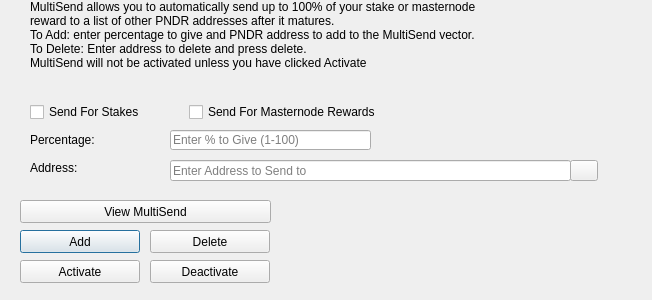
<?xml version="1.0" encoding="UTF-8"?>
<ui version="4.0">
 <class>MultiSendDialog</class>
 <widget class="QDialog" name="MultiSendDialog">
  <property name="windowModality">
   <enum>Qt::NonModal</enum>
  </property>
  <property name="geometry">
   <rect>
    <x>0</x>
    <y>0</y>
    <width>652</width>
    <height>300</height>
   </rect>
  </property>
  <property name="windowTitle">
   <string>MultiSend</string>
  </property>
  <widget class="QLineEdit" name="multiSendPercentEdit">
   <property name="geometry">
    <rect>
     <x>170</x>
     <y>130</y>
     <width>201</width>
     <height>20</height>
    </rect>
   </property>
   <property name="toolTip">
    <string>Enter whole numbers 1 - 100</string>
   </property>
   <property name="placeholderText">
    <string>Enter % to Give (1-100)</string>
   </property>
  </widget>
  <widget class="QLineEdit" name="multiSendAddressEdit">
   <property name="geometry">
    <rect>
     <x>170</x>
     <y>160</y>
     <width>401</width>
     <height>21</height>
    </rect>
   </property>
   <property name="toolTip">
    <string/>
   </property>
   <property name="placeholderText">
    <string>Enter Address to Send to</string>
   </property>
  </widget>
  <widget class="QLabel" name="label_2">
   <property name="geometry">
    <rect>
     <x>30</x>
     <y>0</y>
     <width>451</width>
     <height>121</height>
    </rect>
   </property>
   <property name="lineWidth">
    <number>1</number>
   </property>
   <property name="text">
    <string>MultiSend allows you to automatically send up to 100% of your stake or masternode reward to a list of other PNDR addresses after it matures.
To Add: enter percentage to give and PNDR address to add to the MultiSend vector.
To Delete: Enter address to delete and press delete.
MultiSend will not be activated unless you have clicked Activate</string>
   </property>
   <property name="alignment">
    <set>Qt::AlignLeading|Qt::AlignLeft|Qt::AlignTop</set>
   </property>
   <property name="wordWrap">
    <bool>true</bool>
   </property>
  </widget>
  <widget class="QLabel" name="message">
   <property name="geometry">
    <rect>
     <x>290</x>
     <y>200</y>
     <width>351</width>
     <height>91</height>
    </rect>
   </property>
   <property name="text">
    <string/>
   </property>
  </widget>
  <widget class="QPushButton" name="addButton">
   <property name="geometry">
    <rect>
     <x>20</x>
     <y>230</y>
     <width>120</width>
     <height>23</height>
    </rect>
   </property>
   <property name="toolTip">
    <string/>
   </property>
   <property name="statusTip">
    <string>Add to MultiSend Vector</string>
   </property>
   <property name="text">
    <string>Add</string>
   </property>
  </widget>
  <widget class="QPushButton" name="disableButton">
   <property name="geometry">
    <rect>
     <x>150</x>
     <y>260</y>
     <width>120</width>
     <height>23</height>
    </rect>
   </property>
   <property name="statusTip">
    <string>Deactivate MultiSend</string>
   </property>
   <property name="text">
    <string>Deactivate</string>
   </property>
  </widget>
  <widget class="QPushButton" name="addressBookButton">
   <property name="geometry">
    <rect>
     <x>570</x>
     <y>160</y>
     <width>28</width>
     <height>21</height>
    </rect>
   </property>
   <property name="toolTip">
    <string>Choose an address from the address book</string>
   </property>
   <property name="text">
    <string/>
   </property>
   <property name="icon">
    <iconset resource="../pandora.qrc">
     <normaloff>:/icons/address-book</normaloff>:/icons/address-book</iconset>
   </property>
   <property name="shortcut">
    <string>Alt+A</string>
   </property>
   <property name="autoDefault">
    <bool>false</bool>
   </property>
  </widget>
  <widget class="QLabel" name="label">
   <property name="geometry">
    <rect>
     <x>30</x>
     <y>130</y>
     <width>121</width>
     <height>20</height>
    </rect>
   </property>
   <property name="toolTip">
    <string>Percentage of stake to send</string>
   </property>
   <property name="text">
    <string>Percentage:</string>
   </property>
  </widget>
  <widget class="QLabel" name="label_5">
   <property name="geometry">
    <rect>
     <x>30</x>
     <y>160</y>
     <width>111</width>
     <height>16</height>
    </rect>
   </property>
   <property name="toolTip">
    <string>Address to send portion of stake to</string>
   </property>
   <property name="text">
    <string>Address:</string>
   </property>
  </widget>
  <widget class="QPushButton" name="deleteButton">
   <property name="geometry">
    <rect>
     <x>150</x>
     <y>230</y>
     <width>120</width>
     <height>23</height>
    </rect>
   </property>
   <property name="toolTip">
    <string/>
   </property>
   <property name="statusTip">
    <string>Delete Address From MultiSend Vector</string>
   </property>
   <property name="text">
    <string>Delete</string>
   </property>
  </widget>
  <widget class="QPushButton" name="activateButton">
   <property name="geometry">
    <rect>
     <x>20</x>
     <y>260</y>
     <width>120</width>
     <height>23</height>
    </rect>
   </property>
   <property name="statusTip">
    <string>Activate MultiSend</string>
   </property>
   <property name="text">
    <string>Activate</string>
   </property>
  </widget>
  <widget class="QPushButton" name="viewButton">
   <property name="geometry">
    <rect>
     <x>20</x>
     <y>200</y>
     <width>251</width>
     <height>23</height>
    </rect>
   </property>
   <property name="toolTip">
    <string/>
   </property>
   <property name="statusTip">
    <string>View MultiSend Vector</string>
   </property>
   <property name="text">
    <string>View MultiSend</string>
   </property>
  </widget>
  <widget class="QWidget" name="horizontalLayoutWidget">
   <property name="geometry">
    <rect>
     <x>30</x>
     <y>100</y>
     <width>351</width>
     <height>24</height>
    </rect>
   </property>
   <layout class="QHBoxLayout" name="horizontalLayout">
    <item>
     <widget class="QCheckBox" name="multiSendStakeCheckBox">
      <property name="text">
       <string>Send For Stakes</string>
      </property>
     </widget>
    </item>
    <item>
     <widget class="QCheckBox" name="multiSendMasternodeCheckBox">
      <property name="text">
       <string>Send For Masternode Rewards</string>
      </property>
     </widget>
    </item>
   </layout>
  </widget>
 </widget>
 <resources>
  <include location="../pandora.qrc"/>
 </resources>
 <connections/>
</ui>
